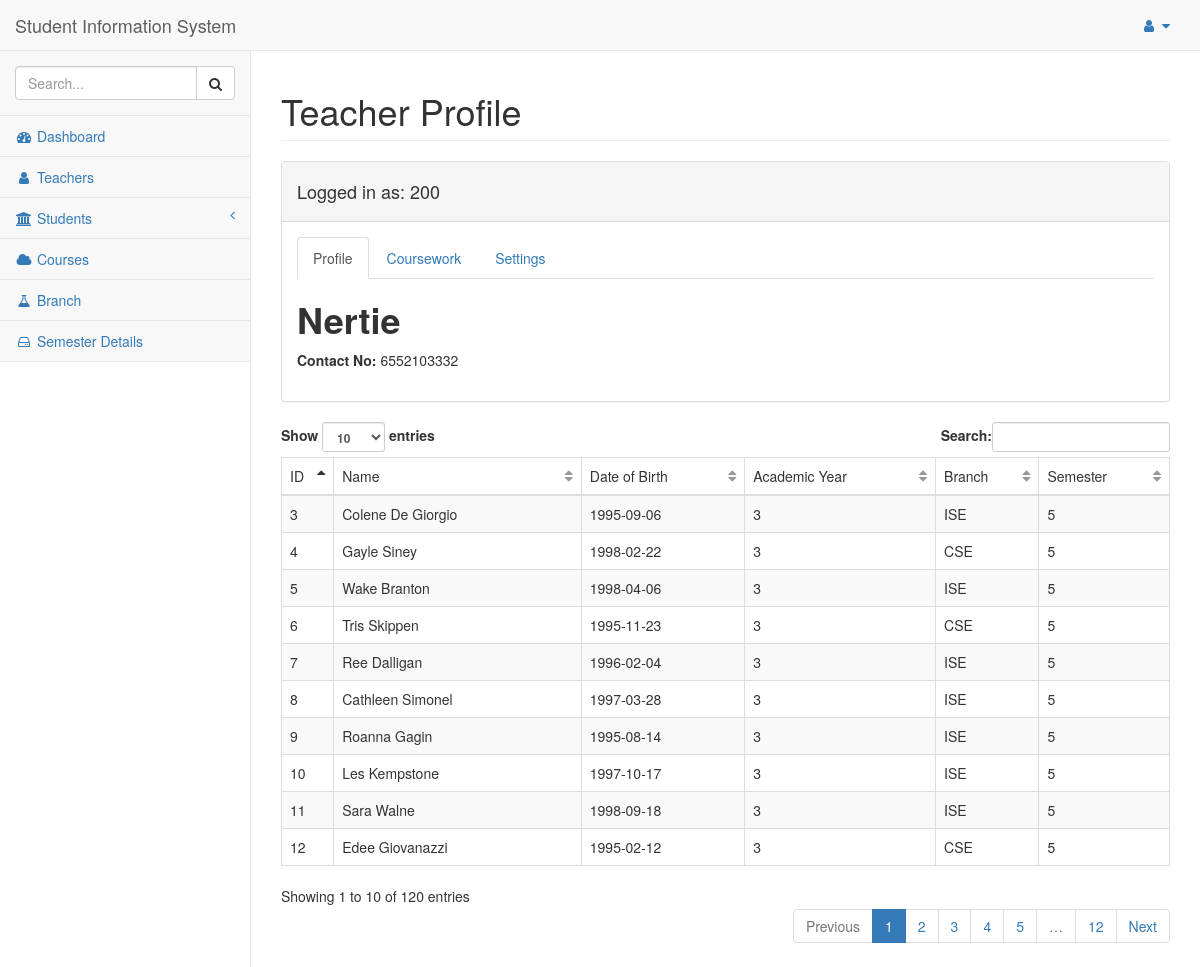
Page /view (signed in) on the committed database.
### tables this page shows
CREATE TABLE Teacher
(
 teacher_id    integer NOT NULL ,
 sub_code      integer NOT NULL ,
 teacher_name  text NOT NULL ,
 phone         numeric NOT NULL ,
 date_of_birth date NOT NULL ,
 password      text NOT NULL ,
PRIMARY KEY (teacher_id, sub_code),
FOREIGN KEY (sub_code) REFERENCES Subject(sub_code) ON DELETE CASCADE ON UPDATE CASCADE
);

CREATE TABLE Student
(
 student_id    integer NOT NULL ,
 student_name  text NOT NULL ,
 date_of_birth date NOT NULL ,
academic_year year NOT NULL ,
 branch_code   text NOT NULL ,
 semester   integer NOT NULL ,
PRIMARY KEY (student_id),

 FOREIGN KEY (branch_code,semester) REFERENCES Branch (branch_code, semester) ON DELETE CASCADE ON UPDATE CASCADE
);

### flaskapp.py (the view, shortened to what this page needs)
@app.route('/view', methods=['GET', 'POST'])
def view():
    global ID
    teacher = query_db("SELECT * FROM Teacher \
                         WHERE teacher_id=?", [ID], one=True)
    student_list = query_db("SELECT * FROM Student \
                             WHERE semester IN (SELECT semester "
                            "FROM Subject, Teacher WHERE "
                            "Teacher.sub_code=Subject.sub_code AND "
                            "teacher_id=?)",
                            [ID])
    if request.method == 'GET':
        if not session.get('logged_in'):
            return login()
        else:
            return render_template("user.html", id=ID,
                                   teacher=teacher, error=None,
                                   student_list=student_list)

### flaskapp.py (called while the page is built)
def get_db():
    db = getattr(g, '_database', None)
    if db is None:
        db = g._database = sqlite3.connect(DATABASE)
        db.create_function('avg', 3, average)
        db.row_factory = sqlite3.Row
    return db

def query_db(query: object, args: object,
             one: object = False) -> object:
    cur = get_db().execute(query, args)
    rv = cur.fetchall()
    cur.close()
    return (rv[0] if rv else None) if one else rv

@app.teardown_appcontext
def close_connection(exception):
    db = getattr(g, '_database', None)
    if db is not None:
        db.close()

### templates/user.html (shortened to what this page needs)
{% extends "base.html" %}
{% block title %}
  Teacher Profile
{% endblock title %}
{% block content %}
  <div class="panel panel-default">
    <div class="panel-heading">
      <h4>Logged in as: {{ teacher['teacher_id'] }}</h4>
    </div>
    <div class="panel-body">
      <ul class="nav nav-tabs">
        <li class="active"><a href="#profile" data-toggle="tab" aria-expanded="true">Profile</a>
      </li>
      <li><a href="#messages" data-toggle="tab">Coursework</a>
    </li>
    <li><a href="#settings" data-toggle="tab">Settings</a>
  </li>
</ul>
<div class="tab-content">
  <div class="tab-pane fade active in" id="profile">
    <h1><strong>{{ teacher['teacher_name'] }}</strong></h1>
    <p><label>Contact No: </label> {{ teacher['phone'] }}</p>
  </div>
  <div class="col-lg-12">
  </div>
</div>
</div>
</div>
<table class="table table-striped table-bordered table-hover dataTable no-footer" style="width: 100%;" id="dataTables">
<thead>
<tr role="row">
  <td>ID</td>
  <td>Name</td>
  <td>Date of Birth</td>
  <td>Academic Year</td>
  <td>Branch</td>
  <td>Semester</td>
</tr>
</thead>
<tbody>
{% for student in student_list %}
  <tr>
    <td>{{ student['student_id'] }}</td>
    <td>{{ student['student_name'] }}</td>
    <td>{{ student['date_of_birth'] }}</td>
    <td>{{ student['academic_year'] }}</td>
    <td>{{ student['branch_code'] }}</td>
    <td>{{ student['semester'] }}</td>
  </tr>
{% endfor %}
</tbody>
</table>
</div>
{% endblock content%}

### rows in the picture
Teacher: teacher_id "200", teacher_name "Nertie", phone "6552103332"
Student: student_id "3", student_name "Colene De Giorgio", date_of_birth "1995-09-06", academic_year "3", branch_code "ISE", semester "5"
Student: student_id "4", student_name "Gayle Siney", date_of_birth "1998-02-22", academic_year "3", branch_code "CSE", semester "5"
Student: student_id "5", student_name "Wake Branton", date_of_birth "1998-04-06", academic_year "3", branch_code "ISE", semester "5"
Student: student_id "6", student_name "Tris Skippen", date_of_birth "1995-11-23", academic_year "3", branch_code "CSE", semester "5"
Student: student_id "7", student_name "Ree Dalligan", date_of_birth "1996-02-04", academic_year "3", branch_code "ISE", semester "5"
Student: student_id "8", student_name "Cathleen Simonel", date_of_birth "1997-03-28", academic_year "3", branch_code "ISE", semester "5"
Student: student_id "9", student_name "Roanna Gagin", date_of_birth "1995-08-14", academic_year "3", branch_code "ISE", semester "5"
Student: student_id "10", student_name "Les Kempstone", date_of_birth "1997-10-17", academic_year "3", branch_code "ISE", semester "5"
Student: student_id "11", student_name "Sara Walne", date_of_birth "1998-09-18", academic_year "3", branch_code "ISE", semester "5"
Student: student_id "12", student_name "Edee Giovanazzi", date_of_birth "1995-02-12", academic_year "3", branch_code "CSE", semester "5"
